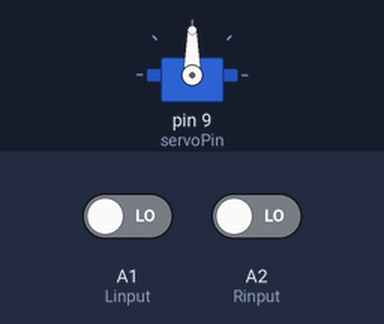
The sketch below on a simulated Arduino Uno, built with avr-gcc and run on an emulated ATmega328P. Parts: servo. Inputs (shaded band) come from the test bench; at power-on: A1 (Linput) LOW, A2 (Rinput) LOW. What the sketch prints to the serial monitor is not drawn.

Above: at 1.2 s.
1.3 s: A1 (Linput) driven HIGH
At 2.5 s:
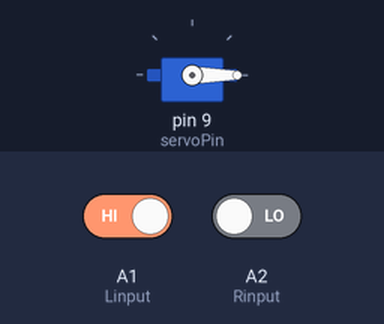
2.8 s: A1 (Linput) driven LOW
At 3.8 s:
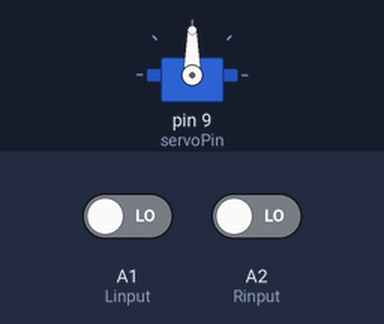
4.3 s: A2 (Rinput) driven HIGH
At 5.0 s:
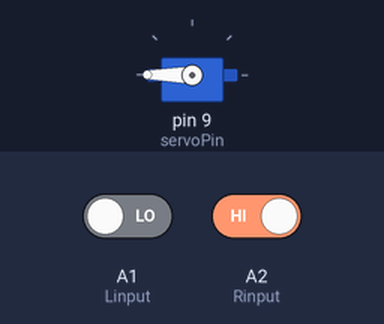
5.8 s: A2 (Rinput) driven LOW
At 6.1 s:
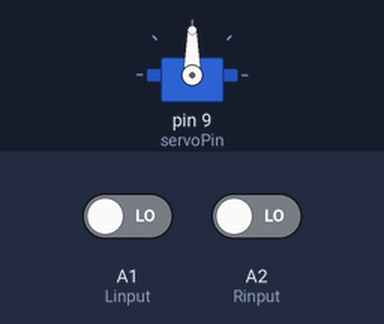
Timing chart, 0 to 8.8 s (numbered marks = the images above; inputs shaded):
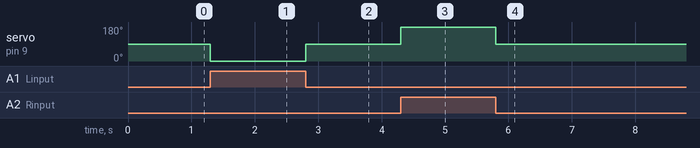

Measured:
- after the input at 1.3 s, servo on pin 9 (servoPin): 90° → 0° at once
- after the input at 2.8 s, servo on pin 9 (servoPin): 0° → 90° at once
- after the input at 4.3 s, servo on pin 9 (servoPin): 90° → 180° at once
- after the input at 5.8 s, servo on pin 9 (servoPin): 180° → 90° at once

The sketch:

Servo.ino
```cpp
#include <Servo.h>

const int Rinput          = A2;
const int Linput          = A1;
const int servoPin = 9;

const int midPoint = 90;

Servo myservo;

void setup() {
    Serial.begin(115200);

      pinMode(Linput, INPUT);
      pinMode(Rinput, INPUT);

      pinMode(servoPin, INPUT);

      myservo.attach(servoPin);

      if (myservo.attached()) Serial.println("Servo success.");
      else Serial.println("Servo not connected.");

      myservo.write(90);
}

void loop() {
  swing();
}

void swing() {
  int Rreading  = digitalRead(Rinput);
  int Lreading  = digitalRead(Linput);

  Serial.print(Rreading);   // first value
Serial.print('|');        // separator
Serial.println(Lreading); // second value + newline

  int angle = 90;
//
//  myservo.write(0);
//  myservo.write(180);

//        int temp = analogRead(A5);

//      Serial.println(temp);

  if (Lreading == HIGH){
//    Serial.println("LEFT");
     myservo.write(midPoint - angle);
  } else if (Rreading == HIGH){
//    Serial.println("RIGHT");
    myservo.write(midPoint + angle);
  } else {
//    Serial.println("none");
    myservo.write(midPoint);
  }
}
```
